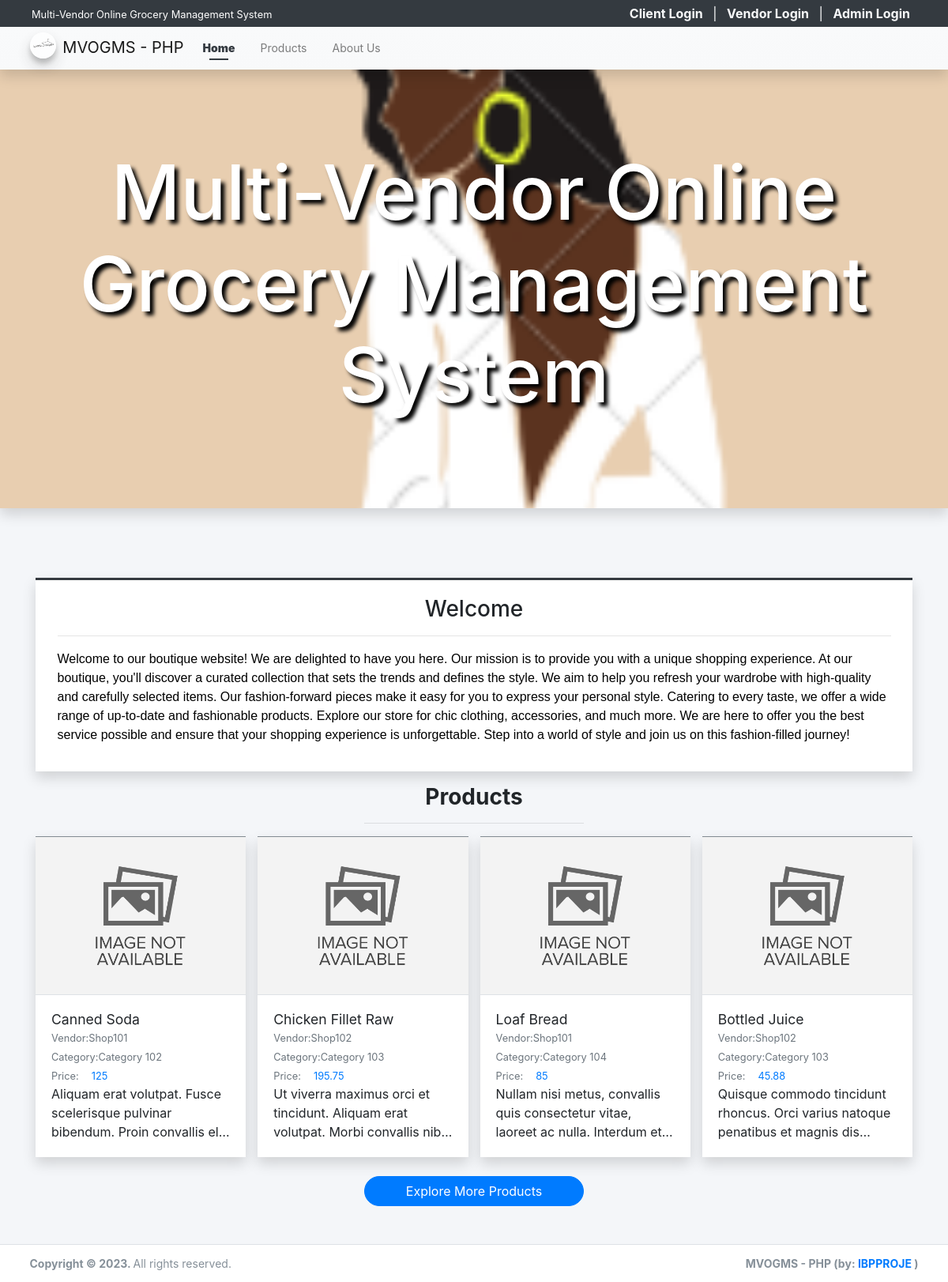
The page / on the database its author committed.
### tables this page shows
CREATE TABLE `product_list` (
  `id` int(30) NOT NULL,
  `vendor_id` int(30) DEFAULT NULL,
  `category_id` int(30) DEFAULT NULL,
  `name` text NOT NULL,
  `description` text NOT NULL,
  `price` double NOT NULL DEFAULT 0,
  `image_path` text DEFAULT NULL,
  `status` tinyint(1) NOT NULL DEFAULT 1,
  `delete_flag` tinyint(1) NOT NULL DEFAULT 0,
  `date_created` datetime NOT NULL DEFAULT current_timestamp(),
  `date_updated` datetime DEFAULT NULL ON UPDATE current_timestamp()
);

CREATE TABLE `vendor_list` (
  `id` int(30) NOT NULL,
  `code` varchar(100) NOT NULL,
  `shop_type_id` int(30) NOT NULL,
  `shop_name` text NOT NULL,
  `shop_owner` text NOT NULL,
  `contact` text NOT NULL,
  `username` text NOT NULL,
  `password` text NOT NULL,
  `avatar` text DEFAULT NULL,
  `status` tinyint(1) NOT NULL DEFAULT 1,
  `delete_flag` tinyint(1) NOT NULL DEFAULT 0,
  `date_created` datetime NOT NULL DEFAULT current_timestamp(),
  `date_updated` datetime DEFAULT NULL ON UPDATE current_timestamp()
);

CREATE TABLE `category_list` (
  `id` int(30) NOT NULL,
  `vendor_id` int(30) NOT NULL,
  `name` text NOT NULL,
  `description` text NOT NULL,
  `status` tinyint(1) NOT NULL DEFAULT 1,
  `delete_flag` tinyint(1) NOT NULL DEFAULT 0,
  `date_created` datetime NOT NULL DEFAULT current_timestamp(),
  `date_updated` datetime DEFAULT NULL ON UPDATE current_timestamp()
);

### classes/DBConnection.php (called while the page is built, shortened)
<?php
class DBConnection{
    private $host = DB_SERVER;
    private $username = DB_USERNAME;
    private $password = DB_PASSWORD;
    private $database = DB_NAME;
    public $conn;
    public function __construct(){
        if (!isset($this->conn)) {
            $this->conn = new mysqli($this->host, $this->username, $this->password, $this->database);
        }
    }
}
?>

### classes/SystemSettings.php (called while the page is built, shortened)
<?php
class SystemSettings extends DBConnection{
	function userdata($field = ''){
		if(!empty($field)){
			if(isset($_SESSION['userdata'][$field]))
				return $_SESSION['userdata'][$field];
			else
				return null;
		}else{
			return false;
		}
	}
	function info($field=''){
		if(!empty($field)){
			if(isset($_SESSION['system_info'][$field]))
				return $_SESSION['system_info'][$field];
			else
				return false;
		}else{
			return false;
		}
	}
}
$_settings = new SystemSettings();
?>

### config.php (called while the page is built, shortened)
<?php
require_once('classes/DBConnection.php');
require_once('classes/SystemSettings.php');
function validate_image($file){
    $file = explode("?",$file)[0];
	if(!empty($file)){
		if(is_file(base_app.$file)){
			return base_url.$file;
		}else{
			return base_url.'dist/img/no-image-available.png';
		}
	}else{
		return base_url.'dist/img/no-image-available.png';
	}
}
function format_num($number = 0, $max_decimal = ''){
    if(is_numeric($number)){
        $ex = explode('.',$number);
        $dec = isset($ex[1]) ? strlen($ex[1]) : 0;
        if(empty($max_decimal) || (is_numeric($max_decimal) && $max_decimal >= $dec)){
            return number_format($number,$dec);
        }else{
            if(is_numeric($max_decimal))
                return number_format($number,$max_decimal);
            else
                return "Invalid Maximum Decimal";
        }
    }else{
        return "Invalid Number";
    }
}
?>

### home.php (the view, shortened to what this page needs)
<div class="col-lg-12 py-5">
    <div class="contain-fluid">
        <div class="card card-outline card-dark shadow rounded-0">
            <div class="card-body rounded-0">
                <div class="container-fluid">
                    <h3 class="text-center">Welcome</h3>
                    <hr>
                    <div class="welcome-content">
                    </div>
                </div>
            </div>
        </div>
        <h3 class="text-center"><b>Products</b></h3>
        <center><hr class="w-25"></center>
        <div class="row" id="product_list">
            <?php
            $products = $conn->query("SELECT p.*, v.shop_name as vendor, c.name as `category` FROM `product_list` p inner join vendor_list v on p.vendor_id = v.id inner join category_list c on p.category_id = c.id where p.delete_flag = 0 and p.`status` =1 order by RAND() limit 4");
            while($row = $products->fetch_assoc()):
            ?>
            <div class="col-lg-3 col-md-6 col-sm-12 product-item">
                <a href="./?page=products/view_product&id=<?= $row['id'] ?>" class="card shadow rounded-0 text-reset text-decoration-none">
                <div class="product-img-holder position-relative">
                    <img src="<?= validate_image($row['image_path']) ?>" alt="Product-image" class="img-top product-img bg-gradient-gray">
                </div>
                    <div class="card-body border-top border-gray">
                        <h5 class="card-title text-truncate w-100"><?= $row['name'] ?></h5>
                        <div class="d-flex w-100">
                            <div class="col-auto px-0"><small class="text-muted">Vendor: </small></div>
                            <div class="col-auto px-0 flex-shrink-1 flex-grow-1"><p class="text-truncate m-0"><small class="text-muted"><?= $row['vendor'] ?></small></p></div>
                        </div>
                        <div class="d-flex">
                            <div class="col-auto px-0"><small class="text-muted">Category: </small></div>
                            <div class="col-auto px-0 flex-shrink-1 flex-grow-1"><p class="text-truncate m-0"><small class="text-muted"><?= $row['category'] ?></small></p></div>
                        </div>
                        <div class="d-flex">
                            <div class="col-auto px-0"><small class="text-muted">Price: </small></div>
                            <div class="col-auto px-0 flex-shrink-1 flex-grow-1"><p class="m-0 pl-3"><small class="text-primary"><?= format_num($row['price']) ?></small></p></div>
                        </div>
                        <p class="card-text truncate-3 w-100"><?= strip_tags(html_entity_decode($row['description'])) ?></p>
                    </div>
                </a>
            </div>
            <?php endwhile; ?>
        </div>
        <div class="text-center">
            <a href="./?page=products" class="btn btn-large btn-primary rounded-pill col-lg-3 col-md-5 col-sm-12">Explore More Products</a>
        </div>
    </div>
</div>

### index.php (shortened to what this page needs)
<?php require_once('./config.php'); ?>
 <!DOCTYPE html>
<html lang="en" class="" style="height: auto;">
<?php require_once('inc/header.php') ?>
  <body class="layout-top-nav layout-fixed layout-navbar-fixed" style="height: auto;">
    <div class="wrapper">
     <?php $page = isset($_GET['page']) ? $_GET['page'] : 'home';  ?>
     <?php require_once('inc/topBarNav.php') ?>
      <div class="content-wrapper pt-5" style="">
        <?php if($page == "home" || $page == "about"): ?>
          <div id="header" class="shadow mb-4">
              <div class="d-flex justify-content-center h-100 w-100 align-items-center flex-column px-3">
                  <h1 class="w-100 text-center site-title px-5"><?php echo $_settings->info('name') ?></h1>
              </div>
          </div>
        <?php endif; ?>
        <section class="content ">
          <div class="container">
            <?php
              if(!file_exists($page.".php") && !is_dir($page)){
                  include '404.html';
              }else{
                if(is_dir($page))
                  include $page.'/index.php';
                else
                  include $page.'.php';
              }
            ?>
          </div>
        </section>
      </div>
      <?php require_once('inc/footer.php') ?>
  </body>
</html>

### inc/header.php (shortened to what this page needs)
<head>
    <link rel="stylesheet" href="<?php echo base_url ?>plugins/fontawesome-free/css/all.min.css">
    <link rel="stylesheet" href="<?php echo base_url ?>plugins/tempusdominus-bootstrap-4/css/tempusdominus-bootstrap-4.min.css">
  <link rel="stylesheet" href="<?php echo base_url ?>plugins/datatables-bs4/css/dataTables.bootstrap4.min.css">
  <link rel="stylesheet" href="<?php echo base_url ?>plugins/datatables-responsive/css/responsive.bootstrap4.min.css">
  <link rel="stylesheet" href="<?php echo base_url ?>plugins/datatables-buttons/css/buttons.bootstrap4.min.css">
  <link rel="stylesheet" href="<?php echo base_url ?>plugins/select2/css/select2.min.css">
  <link rel="stylesheet" href="<?php echo base_url ?>plugins/select2-bootstrap4-theme/select2-bootstrap4.min.css">
    <link rel="stylesheet" href="<?php echo base_url ?>plugins/icheck-bootstrap/icheck-bootstrap.min.css">
    <link rel="stylesheet" href="<?php echo base_url ?>plugins/jqvmap/jqvmap.min.css">
    <link rel="stylesheet" href="<?php echo base_url ?>plugins/fullcalendar/main.css">
    <link rel="stylesheet" href="<?php echo base_url ?>plugins/overlayScrollbars/css/OverlayScrollbars.min.css">
    <link rel="stylesheet" href="<?php echo base_url ?>plugins/daterangepicker/daterangepicker.css">
    <link rel="stylesheet" href="<?php echo base_url ?>plugins/summernote/summernote-bs4.min.css">
  <link rel="stylesheet" href="<?php echo base_url ?>plugins/sweetalert2-theme-bootstrap-4/bootstrap-4.min.css">
    <link rel="stylesheet" href="<?php echo base_url ?>dist/css/adminlte.css">
    <link rel="stylesheet" href="<?php echo base_url ?>dist/css/custom.css">
  </head>

### inc/topBarNav.php (shortened to what this page needs)
<nav class="w-100 px-2 py-1 position-fixed top-0 bg-dark text-light" id="login-nav">
  <div class="d-flex justify-content-between w-100">
    <div>
      <p class="m-0 truncate-1"><small><?= $_settings->info('name') ?></small></p>
    </div>
    <div>
      <?php if($_settings->userdata('id') > 0 && $_settings->userdata('login_type') ==3): ?>
        <!-- <span class="mx-2">Howdy, <?= !empty($_settings->userdata('username')) ? $_settings->userdata('username') : $_settings->userdata('email') ?></span>
        <span class="mx-1"><a href="<?= base_url.'classes/Login.php?f=logout_client' ?>"><i class="fa fa-power-off"></i></a></span> -->
        <div class="dropdown">
          <a href="javascript:void(0)" class="dropdown-toggle text-reset text-decoration-none" id="dropdownMenuButton" data-toggle="dropdown" aria-haspopup="true" aria-expanded="false">
          <span class="mx-2"><img src="<?= validate_image($_settings->userdata('avatar')) ?>" class="img-thumbnail rounded-circle" alt="User Avatar" id="client-img-avatar">  <span class="mx-2">Howdy, <?= !empty($_settings->userdata('username')) ? $_settings->userdata('username') : $_settings->userdata('email') ?></span>
          </a>
          <div class="dropdown-menu" aria-labelledby="dropdownMenuButton">
            <a class="dropdown-item" href="./?page=manage_account">Manage Account</a>
            <a class="dropdown-item" href="<?= base_url.'classes/Login.php?f=logout_client' ?>">Logout</a>
          </div>
        </div>
      <?php else: ?>
        <a href="./login.php" class="mx-2 text-light text-decoration-none font-weight-bolder">Client Login</a> |
        <a href="./vendor" class="mx-2 text-light text-decoration-none font-weight-bolder">Vendor Login</a> |
        <a href="./admin" class="mx-2 text-light text-decoration-none font-weight-bolder">Admin Login</a>
      <?php endif; ?>
    </div>
  </div>
</nav>
<nav class="main-header navbar navbar-expand-md navbar-light border-0 text-sm bg-gradient-light shadow" id='top-Nav'>
  <div class="container">
    <a href="./" class="navbar-brand">
      <img src="<?php echo validate_image($_settings->info('logo'))?>" alt="Site Logo" class="brand-image img-circle elevation-3" style="opacity: .8">
      <span><?= $_settings->info('short_name') ?></span>
    </a>
    <div class="collapse navbar-collapse order-3" id="navbarCollapse">
      <ul class="navbar-nav">
        <li class="nav-item">
          <a href="./" class="nav-link <?= isset($page) && $page =='home' ? "active" : "" ?>">Home</a>
        </li>
        <li class="nav-item">
          <a href="./?page=products" class="nav-link <?= isset($page) && $page =='products' ? "active" : "" ?>">Products</a>
        </li>
        <li class="nav-item">
          <a href="./?page=about" class="nav-link <?= isset($page) && $page =='about' ? "active" : "" ?>">About Us</a>
        </li>
      </ul>
    </div>
  </div>
</nav>

### inc/footer.php (shortened to what this page needs)
<footer class="main-footer text-sm">
  <div class="container">
        <strong>Copyright © <?php echo date('Y') ?>.
        </strong>
        All rights reserved.
        <div class="float-right d-none d-sm-inline-block">
          <b><?php echo $_settings->info('short_name') ?> (by: <a href="mailto:KBU@gmail.com" target="blank">IBPPROJE</a> )</b>
        </div>
      </div>
      </footer>
    </div>

### inc/topBarNav.php (style rules this page uses)
#login-nav { position: fixed !important; top: 0 !important; z-index: 1038; padding: 0.3em 2.5em !important; }
#top-Nav { top: 2.3em; }
.text-sm .layout-navbar-fixed .wrapper .main-header ~ .content-wrapper, .layout-navbar-fixed .wrapper .main-header.text-sm ~ .content-wrapper { margin-top: calc(3.6) !important; padding-top: calc(3.2em) !important }

### rows shown on the page
product_list: name "Canned Soda", vendor.shop_name "Shop101", category.name "Category 102", price "125", description "Aliquam erat volutpat. Fusce scelerisque pulvinar bibendum. Proin convallis…"
product_list: name "Chicken Fillet Raw", vendor.shop_name "Shop102", category.name "Category 103", price "195.75", description "Ut viverra maximus orci et tincidunt. Aliquam erat volutpat. Morbi convallis…"
product_list: name "Loaf Bread", vendor.shop_name "Shop101", category.name "Category 104", price "85", description "Nullam nisi metus, convallis quis consectetur vitae, laoreet ac nulla. Interdum…"
product_list: name "Bottled Juice", vendor.shop_name "Shop102", category.name "Category 103", price "45.88", description "Quisque commodo tincidunt rhoncus. Orci varius natoque penatibus et magnis…"

### other values the page prints
$_settings->info('name') "Multi-Vendor Online Grocery Management System"
$_settings->info('short_name') "MVOGMS - PHP"
